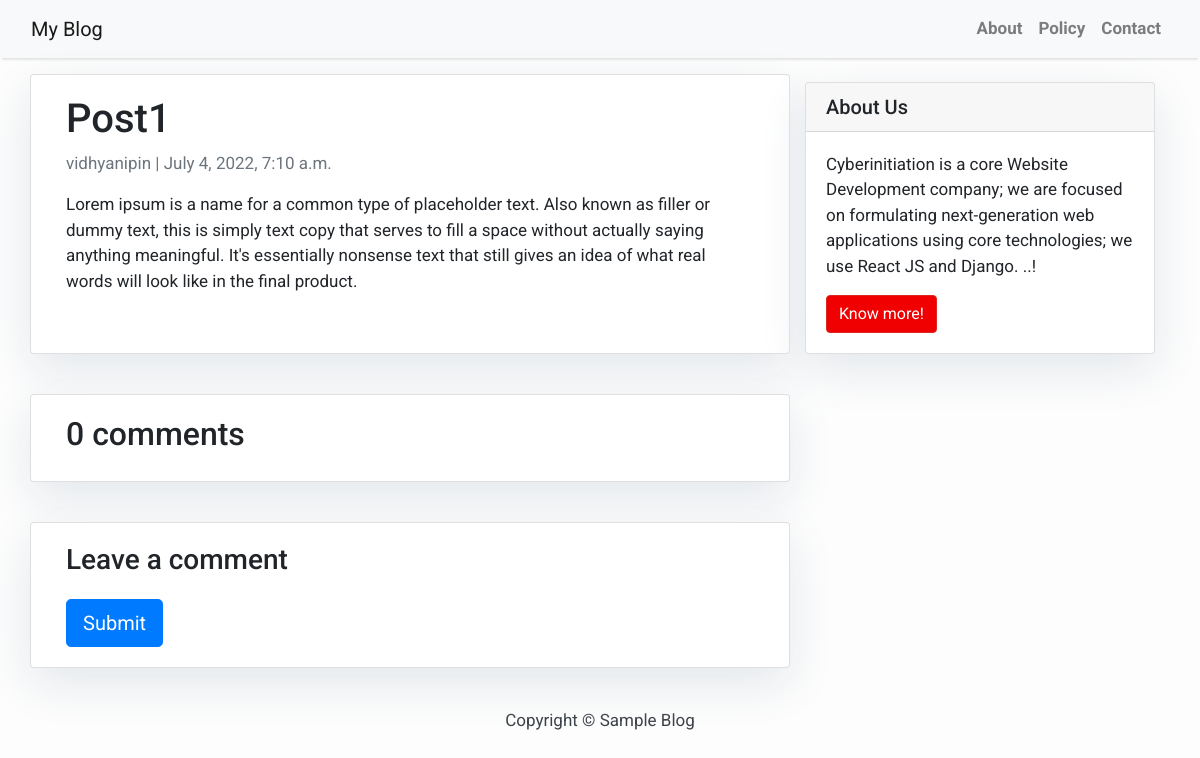
The app's page /myblog/post-1/ with its own data.
### myblog/models.py (models this page shows, shortened)
class BlogPost(models.Model):
    title = models.CharField(max_length=200, unique=True)
    slug = models.SlugField(max_length=200, unique=True)
    author = models.ForeignKey(settings.AUTH_USER_MODEL, on_delete=models.CASCADE, related_name='blog_posts')
    content = models.TextField()
    updated_on = models.DateTimeField(auto_now=True)
    created_on = models.DateTimeField(auto_now_add=True)
    status = models.IntegerField(choices=STATUS, default=0)
    class Meta:
        ordering = ['-created_on']

### myblog/views.py (the view)
# urls.py: path('<slug:slug>/', views.postdetails, name='post_detail'),
def postdetails(request, slug):
    template = 'myblog/details.html'
    post = get_object_or_404(BlogPost, slug=slug)
    comments = post.comments.filter(active=True)
    new_comment = None
    if request.method == 'POST':
        comment_form = CommentForm(data=request.POST)
        if comment_form.is_valid():
            new_comment = comment_form.save(commit=False)
            new_comment.blogpost = post
            new_comment.save()
    else:
        comment_form = CommentForm()
    return render(request, template, {'post': post,
                                      'comments': comments,
                                      'comment_form': comment_form})

### templates/myblog/details.html (shortened to what this page needs)
{% extends 'myblog/base.html' %} {% block content %}
<div class="container">
  <div class="row">
    <div class="col-md-8 card mb-4  mt-3 left  top">
      <div class="card-body">
        <h1>{% block title %} {{ post.title }} {% endblock title %}</h1>
        <p class=" text-muted">{{ post.author }} | {{ post.created_on }}</p>
        <p class="card-text ">{{ post.content | safe }}</p>
      </div>
    </div>
    {% block sidebar %} {% include 'myblog/sidebar.html' %} {% endblock sidebar %}
    <div class="col-md-8 card mb-4  mt-3 ">
      <div class="card-body">
        <h2>{{ comments.count }} comments</h2>
      </div>
    </div>
{% load crispy_forms_tags %}
    <div class="col-md-8 card mb-4  mt-3 ">
          <div class="card-body">
            {% if new_comment %}
            <div class="alert alert-success" role="alert">
              Your comment is awaiting moderation
            </div>
            {% else %}
        <h3>Leave a comment</h3>
        <form method="post" style="margin-top: 1.3em;">
          <button type="submit" class="btn btn-primary  btn-lg">Submit</button>
        </form>
        {% endif %}
      </div>
    </div>
  </div>
</div>
{% endblock content %}

### templates/myblog/base.html (style rules this page uses)
body { font-family: "Roboto", sans-serif; font-size: 17px; background-color: #fdfdfd; }

### templates/myblog/sidebar.html (style rules this page uses)
.card { box-shadow: 0 16px 48px #E3E7EB; }

### records on screen
BlogPost: title "Post1", author "vidhyanipin", created_on "July 4, 2022, 7:10 a.m.", content "Lorem ipsum is a name for a common type of placeholder text. Also known as filler or dummy text, this is simply text copy that serves to fill a space without actually saying anything meaningful. It's essentially nonsense text that still gives an idea of what real words will look like in the final product."

### other values on screen
{{ comments.count }} "0"
